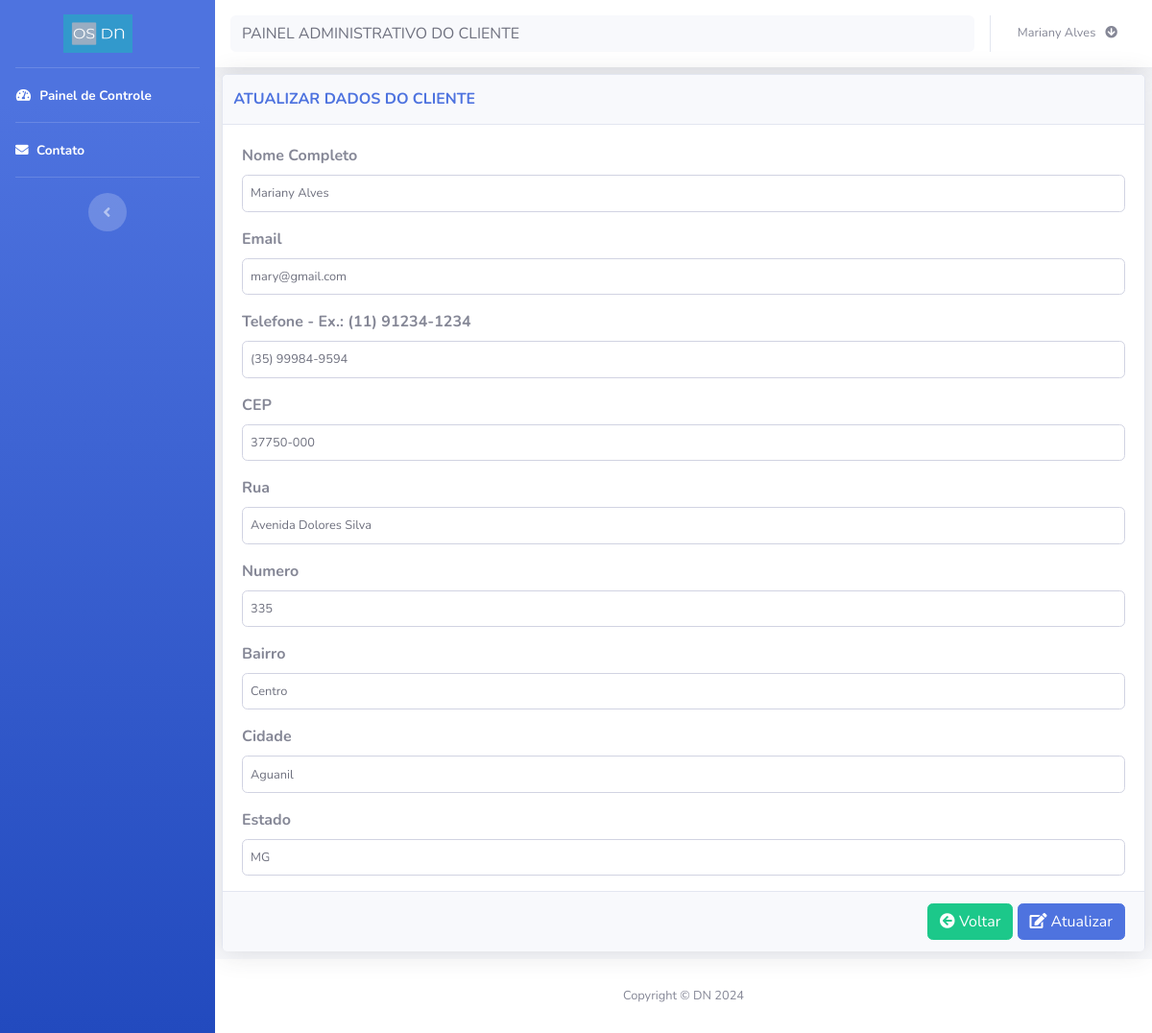
The page /editar_perfil_cliente.php (signed in) on the database its author committed.
### tables this page shows
CREATE TABLE `cliente` (
  `cod` int(11) NOT NULL,
  `nome` varchar(100) NOT NULL,
  `email` varchar(100) NOT NULL,
  `telefone` varchar(100) NOT NULL,
  `senha` varchar(100) NOT NULL,
  `cep` varchar(10) NOT NULL,
  `endereco` varchar(100) NOT NULL,
  `numero` varchar(11) NOT NULL,
  `bairro` varchar(100) NOT NULL,
  `cidade` varchar(100) NOT NULL,
  `estado` varchar(2) NOT NULL,
  `status` int(11) NOT NULL,
  `perfil` int(11) NOT NULL,
  `data` date NOT NULL
);

### bd/bd_cliente.php (called while the page is built, shortened)
<?php
function buscaClienteeditar($codigo){
  $conexao = conecta_db();
  $query = "SELECT *
            FROM cliente
            WHERE cod='$codigo'";
  $resultado = mysqli_query($conexao,$query);
  $dados = mysqli_fetch_array($resultado);
  return $dados;
}
?>

### editar_perfil_cliente.php (the view, shortened to what this page needs)
<?php
require_once('header.php');
require_once('sidebar.php');
require_once ("bd/bd_cliente.php");
$dados = buscaClienteeditar($_SESSION['cod_usu']);
$nome = $dados["nome"];
$email = $dados["email"];
$telefone = $dados["telefone"];
$cep = $dados["cep"];
$endereco = $dados["endereco"];
$numero = $dados["numero"];
$bairro = $dados["bairro"];
$cidade = $dados["cidade"];
$estado = $dados["estado"];
?>
<div id="content">
    <?php require_once('navbar.php');?>
    <div class="container-fluid">
        <div class="card shadow mb-2">
            <div class="card-header py-3">
                <div class="row">
                    <div class="col-md-8">
                        <h6 class="m-0 font-weight-bold text-primary" id="title">ATUALIZAR DADOS DO CLIENTE</h6>
                    </div>
                </div>
            </div>
            <div class="card-body">
                <form class="user" action="editar_perfil_cliente_envia.php" method="post">
                        <div class="form-group">
                            <label> Nome Completo </label>
                            <input type="text" class="form-control form-control-user" id="nome" name="nome" value="<?= $nome ?>"required>
                        </div>
                        <div class="form-group">
                            <label> Email </label>
                            <input type="email" class="form-control form-control-user" id="email" name="email" value="<?= $email ?>"required>
                        </div>
                        <div class="form-group">
                            <label> Telefone - Ex.: (11) 91234-1234 </label>
                            <input type="tel" class="form-control form-control-user" id="telefone" name="telefone" value="<?=$telefone ?>"maxlength="15" placeholder="(xx)xxxxx-xxxx" required >
                        </div>
                        <div class="form-group">
                            <label> CEP </label>
                            <input type="text" class="form-control form-control-user" id="cep" name="cep" value="<?= $cep ?>"required>
                        </div>
                        <div class="form-group">
                            <label> Rua </label>
                            <input type="text" class="form-control form-control-user" id="endereco" name="endereco" value="<?= $endereco ?>"required>
                        </div>
                        <div class="form-group">
                            <label> Numero </label>
                            <input type="number" class="form-control form-control-user" id="numero" name="numero" value="<?= $numero ?>"required>
                        </div>
                        <div class="form-group">
                            <label> Bairro </label>
                            <input type="text" class="form-control form-control-user" id="bairro" name="bairro" value="<?= $bairro ?>"required>
                        </div>
                        <div class="form-group">
                            <label> Cidade </label>
                            <input type="text" class="form-control form-control-user" id="cidade" name="cidade" value="<?= $cidade ?>"required>
                        </div>
                        <div class="form-group">
                            <label> Estado </label>
                            <input type="text" class="form-control form-control-user" id="estado" name="estado" value="<?= $estado ?>"required>
                        </div>
                    <div class="card-footer text-muted" id="btn-form">
                        <div class=text-right>
                            <a title="Voltar" href="home.php"><button type="button" class="btn btn-success"><i class="fas fa-arrow-circle-left"></i>&nbsp;</i>Voltar</button></a>
                            <a title="Atualizar"><button type="submit" name="updatebtn" class="btn btn-primary uptadebtn"><i class="fas fa-edit">&nbsp;</i>Atualizar</button> </a>
                        </div>
                    </div>
                </form>
            </div>
        </div>
    </div>
</div>
<?php
require_once('footer.php');
?>

### rows shown on the page
cliente: nome "Mariany Alves", email "mary@gmail.com", telefone "(35) 99984-9594", cep "37750-000", endereco "Avenida Dolores Silva", numero "335", bairro "Centro", cidade "Aguanil", estado "MG"

### other values the page prints
$_SESSION['nome_usu'] "Mariany Alves"
